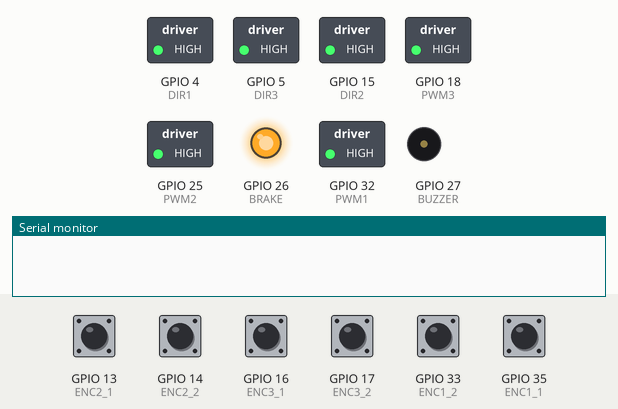
This sketch was run on a simulated ESP32. Parts: switched loads named in the sketch (green lamp = pin HIGH), output pins drawn as LEDs (lit = HIGH), buzzer (waves = sounding, pin HIGH), the last lines printed to the serial monitor. The inputs (shaded band) are chosen by the test bench; at power-on: GPIO 13 (ENC2_1), GPIO 14 (ENC2_2), GPIO 16 (ENC3_1), GPIO 17 (ENC3_2), GPIO 33 (ENC1_2), GPIO 35 (ENC1_1) HIGH.

Above: at 0.1 s.
At 3.2 s:
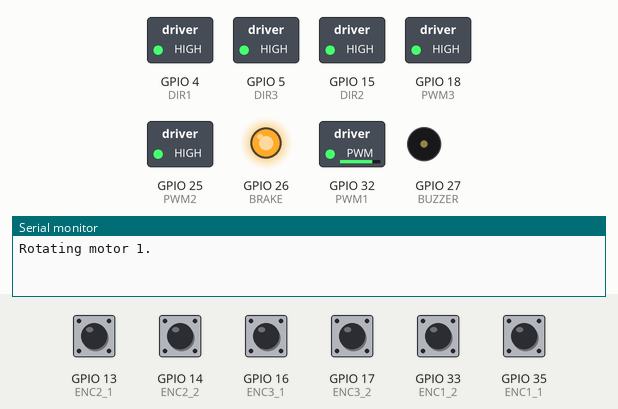
At 9.1 s:
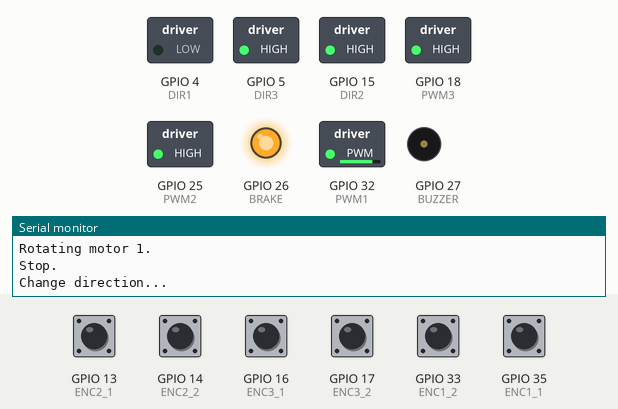
At 21.1 s:
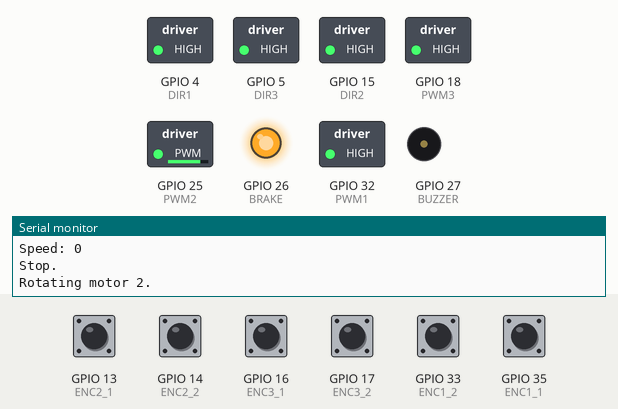
At 27.1 s:
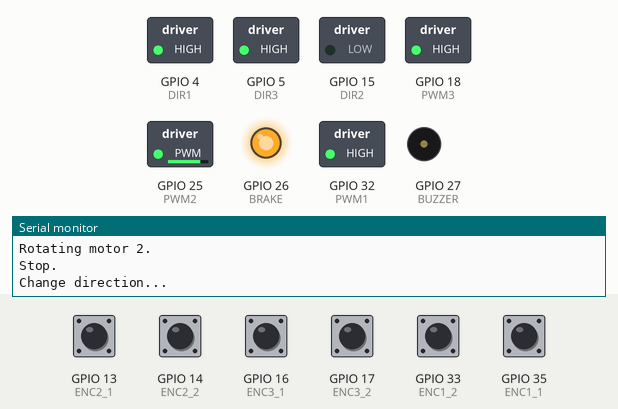
At 36.1 s:
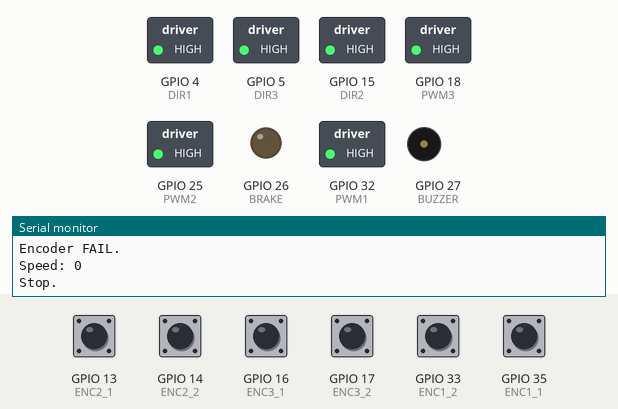
Timing chart, 0 to 40.0 s (numbered marks = the images above):
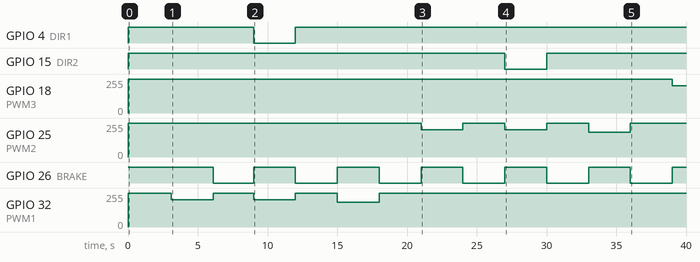

Measured:
- by itself, GPIO 4 (DIR1): HIGH → LOW at 9.0 s, → HIGH 3.0 s later
- by itself, GPIO 15 (DIR2): HIGH → LOW at 27.0 s, → HIGH 3.0 s later
- by itself, GPIO 18 (PWM3): 255/255 → 204/255 at 39.0 s
- by itself, GPIO 26 (BRAKE): alternates HIGH for 3.0 s and LOW for 3.0 s
- by itself, GPIO 32 (PWM1): 255/255 → 204/255 at 3.1 s, → 255/255 3.0 s later, → 204/255 2.9 s later, → 255/255 3.0 s later, … (6 changes in this stretch)
- by itself, GPIO 25 (PWM2): 255/255 → 204/255 at 21.0 s, → 255/255 3.0 s later, → 204/255 3.0 s later, → 255/255 3.0 s later, … (6 changes in this stretch)

The sketch:

motors_test.ino
```cpp
#define BRAKE       26
#define BUZZER      27

#define DIR1        4
#define ENC1_1      35
#define ENC1_2      33
#define PWM1        32
#define PWM1_CH     1

#define DIR2        15
#define ENC2_1      13
#define ENC2_2      14
#define PWM2        25
#define PWM2_CH     0

#define DIR3        5
#define ENC3_1      16
#define ENC3_2      17
#define PWM3        18
#define PWM3_CH     2

#define TIMER_BIT  8
#define BASE_FREQ  20000

volatile int  enc_count1 = 0, enc_count2 = 0, enc_count3 = 0;
int16_t motor1_speed;
int16_t motor2_speed;
int16_t motor3_speed;

long currentT, previousT_1, previousT_2;

int f;
boolean lock = false;

void beep() {
    digitalWrite(BUZZER, HIGH);
    delay(70);
    digitalWrite(BUZZER, LOW);
    delay(80);
}

void pwmSet(uint8_t channel, uint32_t value) {
  ledcWrite(channel, value);
}

void Motor1_control(int sp) {
  if (sp > 0) digitalWrite(DIR1, LOW);
    else digitalWrite(DIR1, HIGH);
  pwmSet(PWM1, 255 - abs(sp));   //changed to pwm pin
}

void Motor2_control(int sp) {
  if (sp > 0) digitalWrite(DIR2, LOW);
    else digitalWrite(DIR2, HIGH);
  pwmSet(PWM2, 255 - abs(sp));   //changed to pwm pin
}

void Motor3_control(int sp) {
  if (sp > 0) digitalWrite(DIR3, LOW);
    else digitalWrite(DIR3, HIGH);
  pwmSet(PWM3, 255 - abs(sp));  //changed to pwm pin
}

void ENC1_READ() {
  static int state = 0;
  state = (state << 2 | (digitalRead(ENC1_1) << 1) | digitalRead(ENC1_2)) & 0x0f;
  if (state == 0x02 || state == 0x0d || state == 0x04 || state == 0x0b) {
    enc_count1++;
  } else if (state == 0x01 || state == 0x0e || state == 0x08 || state == 0x07) {
    enc_count1--;
  }
}

void ENC2_READ() {
  static int state = 0;
  state = (state << 2 | (digitalRead(ENC2_1) << 1) | digitalRead(ENC2_2)) & 0x0f;
  if (state == 0x02 || state == 0x0d || state == 0x04 || state == 0x0b) {
    enc_count2++;
  } else if (state == 0x01 || state == 0x0e || state == 0x08 || state == 0x07) {
    enc_count2--;
  }
}

void ENC3_READ() {
  static int state = 0;
  state = (state << 2 | (digitalRead(ENC3_1) << 1) | digitalRead(ENC3_2)) & 0x0f;
  if (state == 0x02 || state == 0x0d || state == 0x04 || state == 0x0b) {
    enc_count3++;
  } else if (state == 0x01 || state == 0x0e || state == 0x08 || state == 0x07) {
    enc_count3--;
  }
}

void setup() {

  Serial.begin(115200);

  pinMode(BUZZER, OUTPUT);
  pinMode(BRAKE, OUTPUT);
  digitalWrite(BRAKE, HIGH);

  pinMode(DIR1, OUTPUT);
  pinMode(ENC1_1, INPUT);
  pinMode(ENC1_2, INPUT);
  attachInterrupt(ENC1_1, ENC1_READ, CHANGE);
  attachInterrupt(ENC1_2, ENC1_READ, CHANGE);
  //ledcSetup(PWM1_CH, BASE_FREQ, TIMER_BIT);
  //ledcAttachPin(PWM1, PWM1_CH);
  ledcAttach(PWM1, BASE_FREQ, TIMER_BIT);
  Motor1_control(0);

  pinMode(DIR2, OUTPUT);
  pinMode(ENC2_1, INPUT);
  pinMode(ENC2_2, INPUT);
  attachInterrupt(ENC2_1, ENC2_READ, CHANGE);
  attachInterrupt(ENC2_2, ENC2_READ, CHANGE);
  //ledcSetup(PWM2_CH, BASE_FREQ, TIMER_BIT);
  //ledcAttachPin(PWM2, PWM2_CH);
  ledcAttach(PWM2, BASE_FREQ, TIMER_BIT);
  Motor2_control(0);

  pinMode(DIR3, OUTPUT);
  pinMode(ENC3_1, INPUT);
  pinMode(ENC3_2, INPUT);
  attachInterrupt(ENC3_1, ENC3_READ, CHANGE);
  attachInterrupt(ENC3_2, ENC3_READ, CHANGE);
  //ledcSetup(PWM3_CH, BASE_FREQ, TIMER_BIT);
  //ledcAttachPin(PWM3, PWM3_CH);
  ledcAttach(PWM3, BASE_FREQ, TIMER_BIT);
  Motor3_control(0);

  delay(2000);
}

void loop() {

    currentT = millis();

    if (currentT - previousT_1 >= 100) {
      motor1_speed = enc_count1;
      enc_count1 = 0;
      motor2_speed = enc_count2;
      enc_count2 = 0;
      motor3_speed = enc_count3;
      enc_count3 = 0;

      switch (f) {
       case 1:
        digitalWrite(BRAKE, HIGH);
        if (lock) Serial.println("Rotating motor 1.");
        lock = 0;
        Motor1_control(-50);
        break;
      case 2:
        digitalWrite(BRAKE, LOW);
        if (lock) Serial.println("Stop.");
        lock = 0;
        Motor1_control(0);
        break;
      case 3:
        digitalWrite(BRAKE, HIGH);
        if (lock) Serial.println("Change direction...");
        lock = 0;
        Motor1_control(50);
        break;
      case 4:
        digitalWrite(BRAKE, LOW);
        if (lock) Serial.println("Stop.");
        lock = 0;
        Motor1_control(0);
        break;
      case 5:
        digitalWrite(BRAKE, HIGH);
        if (lock) Serial.println("Checking encoder...");
        lock = 0;
        Motor1_control(-70);
        break;
      case 6:
        digitalWrite(BRAKE, LOW);
        if (lock && motor1_speed > 300) {
          Serial.println("Encoder OK.");
          Serial.print("Speed: "); Serial.println(motor1_speed);
          Serial.println("Stop.");
        } else if (lock && motor1_speed <= 0) {
          Serial.println("Encoder FAIL.");
          Serial.print("Speed: "); Serial.println(motor1_speed);
          Serial.println("Stop.");
        }
        lock = 0;
        Motor1_control(0);
        break;

      case 7:
        digitalWrite(BRAKE, HIGH);
        if (lock) Serial.println("Rotating motor 2.");
        lock = 0;
        Motor2_control(-50);
        break;
      case 8:
        digitalWrite(BRAKE, LOW);
        if (lock) Serial.println("Stop.");
        lock = 0;
        Motor2_control(0);
        break;
      case 9:
        digitalWrite(BRAKE, HIGH);
        if (lock) Serial.println("Change direction...");
        lock = 0;
        Motor2_control(50);
        break;
      case 10:
        digitalWrite(BRAKE, LOW);
        if (lock) Serial.println("Stop.");
        lock = 0;
        Motor2_control(0);
        break;
      case 11:
        digitalWrite(BRAKE, HIGH);
        if (lock) Serial.println("Checking encoder...");
        lock = 0;
        Motor2_control(-70);
        break;
      case 12:
        digitalWrite(BRAKE, LOW);
        if (lock && motor2_speed > 300) {
          Serial.println("Encoder OK.");
          Serial.print("Speed: "); Serial.println(motor2_speed);
          Serial.println("Stop.");
        } else if (lock && motor2_speed <= 0) {
          Serial.println("Encoder FAIL.");
          Serial.print("Speed: "); Serial.println(motor2_speed);
          Serial.println("Stop.");
        }
        lock = 0;
        Motor2_control(0);
        break;

      case 13:
        digitalWrite(BRAKE, HIGH);
        if (lock) Serial.println("Rotating motor 3.");
        lock = 0;
        Motor3_control(-50);
        break;
      case 14:
        digitalWrite(BRAKE, LOW);
        if (lock) Serial.println("Stop.");
        lock = 0;
        Motor3_control(0);
        break;
      case 15:
        digitalWrite(BRAKE, HIGH);
        if (lock) Serial.println("Change direction...");
        lock = 0;
        Motor3_control(50);
        break;
      case 16:
        digitalWrite(BRAKE, LOW);
        if (lock) Serial.println("Stop.");
        lock = 0;
        Motor3_control(0);
        break;
      case 17:
        digitalWrite(BRAKE, HIGH);
        if (lock) Serial.println("Checking encoder...");
        lock = 0;
        Motor3_control(-70);
        break;
      case 18:
        digitalWrite(BRAKE, LOW);
        if (lock && motor3_speed > 300) {
          Serial.println("Encoder OK.");
          Serial.print("Speed: "); Serial.println(motor3_speed);
          Serial.println("Stop.");
        } else if (lock && motor3_speed <= 0) {
          Serial.println("Encoder FAIL.");
          Serial.print("Speed: "); Serial.println(motor3_speed);
          Serial.println("Stop.");
        }
        lock = 0;
        Motor3_control(0);
        break;
      }
      previousT_1 = currentT;
    }

    if (currentT - previousT_2 >= 3000) {
     f++;
     if (f == 19) {
      f = 1;
      beep();
      Serial.println("Beep!");
     }
     lock = 1;
     previousT_2 = currentT;
  }

}
```
